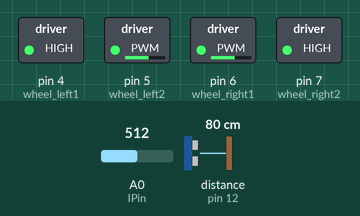
Simulated run of this sketch. Board: Arduino Uno, built with avr-gcc and run on an emulated ATmega328P. On the bench: switched loads named in the sketch (green lamp = pin HIGH). Wiring (inferred from the names in the program): ultrasonic range finder: trigger pin 11; echo pin 12. The inputs (shaded band) are chosen by the test bench; at power-on: distance to the obstacle (sensor on pin 12) 80 cm, A0 (IPin) = 512. The echo pulse lasts 58.3 µs per cm; pins used as bus, display or sensor lines are not drawn.

Above: at 1.2 s.
1.3 s: distance to the obstacle (sensor on pin 12) set to 22 cm
2.8 s: distance to the obstacle (sensor on pin 12) set to 19 cm
At 4.1 s:
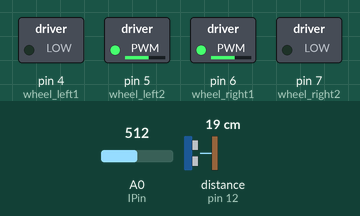
4.4 s: A0 (IPin) set to 421
5.9 s: A0 (IPin) set to 396
At 7.0 s:
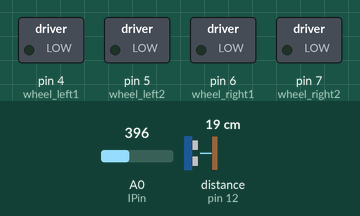
7.4 s: A0 (IPin) set to 511
At 8.6 s:
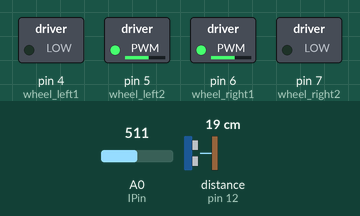
8.9 s: A0 (IPin) set to 306
At 9.6 s:
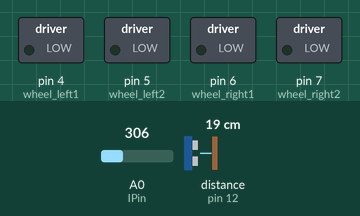
Timing chart, 0 to 11.5 s (numbered marks = the images above; inputs shaded):
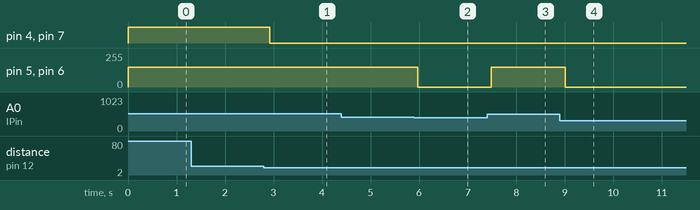

The sketch:

sketch_mar15a.ino
```cpp
#define wheel_left1 4
#define wheel_left2 5
#define wheel_right1 6
#define wheel_right2  7
#define vcc 13
#define trig 11
#define echo 12
#define IPin A0

bool go = false;
bool rotL = false;
bool rotR = false;

float minL = 15;
float maxL = 20;
float minF = 15;
float ldist = 0;
float ffist = 0;


void setup() {
  Serial.begin(9600);
  pinMode(wheel_left1, OUTPUT);
  pinMode(wheel_left2, OUTPUT);
  pinMode(wheel_right2, OUTPUT);
  pinMode(wheel_right1, OUTPUT);
  pinMode(trig, OUTPUT);
  pinMode(echo, INPUT);
  pinMode(vcc, OUTPUT);
  pinMode(IPin, INPUT);
  digitalWrite(vcc, HIGH);


}


void loop() {
  float volts = analogRead(IPin) * 0.0048828125;
  ffist = 32 * pow(volts, -1.10);

  digitalWrite(trig, LOW);
  delayMicroseconds(5);
  digitalWrite(trig, HIGH);
  delayMicroseconds(10);
  digitalWrite(trig, LOW);
  ldist = (pulseIn(echo, HIGH) / 2) / 29.1;


  update_states();
  do_action();
  delay(150);
}


void update_states(){
  if (ldist > maxL) {
    rotR = false;
    rotL = true;
    go = false;
  } else if ((ffist < minF) or (ldist < minL)) {
    rotR = true;
    rotL = false;
    go = false;
  }
  else if(ldist< minL) {
    go = true;
    rotR = false;
    rotL = false;
  }
  else {
    rotR = false;
    rotL = false;
    go = false;
  }

}


void do_action(){
  if (go) {
    digitalWrite(wheel_right2, LOW);
    analogWrite(wheel_right1, 200);
    digitalWrite(wheel_left1, HIGH);
    analogWrite(wheel_left2, 200);
  } else if (rotR) {
    analogWrite(wheel_right1, 150);
    digitalWrite(wheel_right2, LOW);
    analogWrite(wheel_left2, 150);
    digitalWrite(wheel_left1, LOW);
  } else if (rotL) {
   analogWrite(wheel_right1, 150);
    digitalWrite(wheel_right2, HIGH);
    analogWrite(wheel_left2, 150);
    digitalWrite(wheel_left1, HIGH);

  } else {
    analogWrite(wheel_right1, 0);
    analogWrite(wheel_left2, 0);
  }
}
```

Measured:
- the behaviour switches between 21 and 20 cm on distance to the obstacle (sensor on pin 12) (found by bisection; images 0 and 1)
- the behaviour switches between 408 and 407 on A0 (IPin) (found by bisection; images 1 and 2)
- after the input at 1.3 s, every drawn part: stays the same
- after the input at 2.8 s, pin 4 (wheel_left1), pin 7 (wheel_right2): HIGH → LOW after 0.13 s
- after the input at 4.4 s, every drawn part: stays the same
- after the input at 5.9 s, pin 5 (wheel_left2), pin 6 (wheel_right1): 150/255 → 0/255 after 0.07 s
- after the input at 7.4 s, pin 5 (wheel_left2), pin 6 (wheel_right1): 0/255 → 150/255 after 0.09 s
- after the input at 8.9 s, pin 5 (wheel_left2), pin 6 (wheel_right1): 150/255 → 0/255 after 0.11 s
